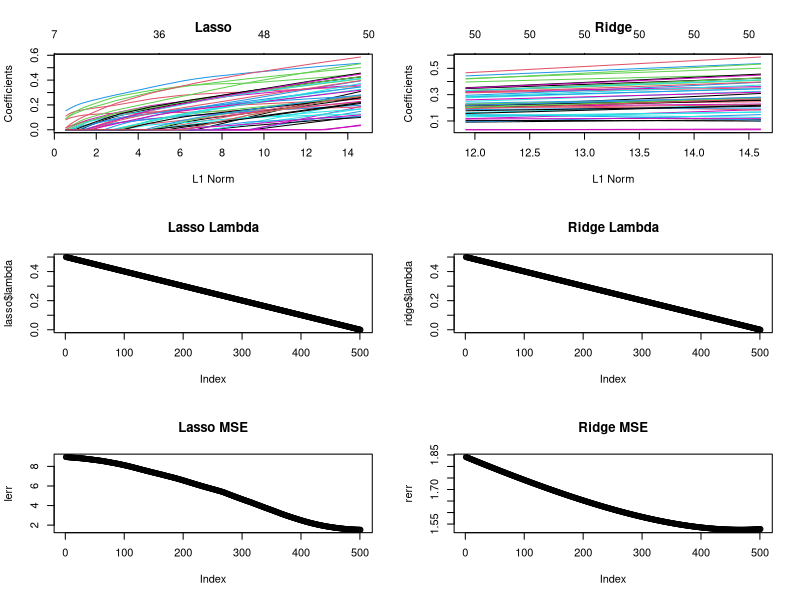
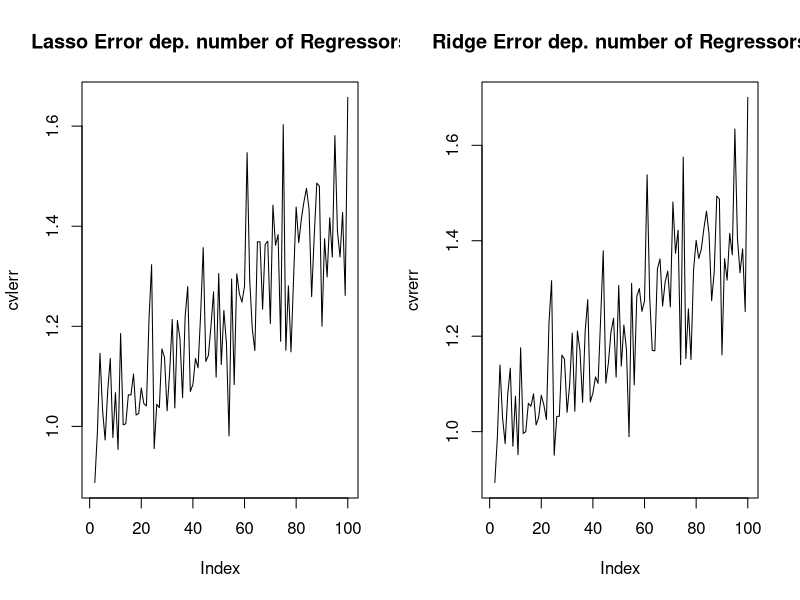
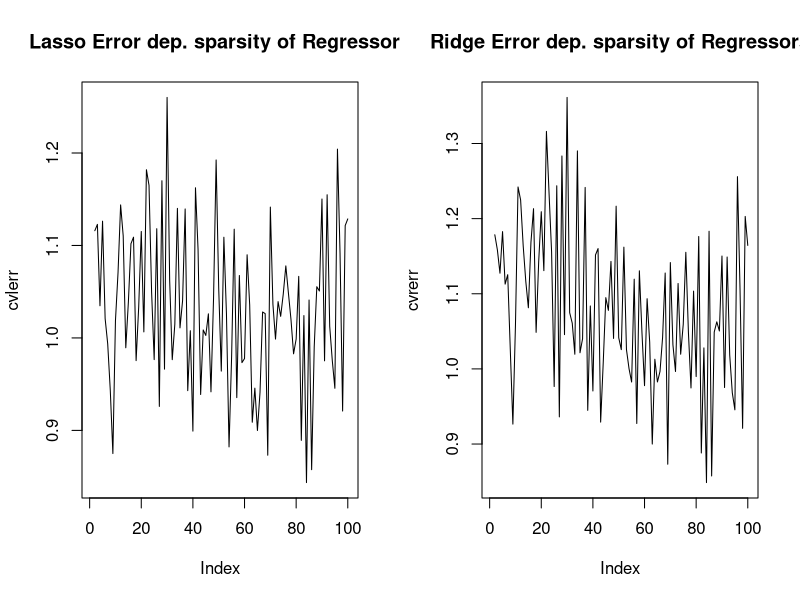

The R script that drew these images, in order:
#####################################################################
###   ProblemSet 04: Lasso and Ridge Regression
#####################################################################

### Preface
# clearing workspace and set wd
rm(list=ls())
cat("\014")
dev.off()

#library(plm)       # Panel Methods - regression models
library(mvtnorm)   # random draws from a multivariate normal distr.
library(MASS)       # to fit LDA and QDA analysis
library(glmnet)     # Lasso and Ridge regression
# Note: packages above require the data to be saved as a data frame

#####################################################################
###   Exercise 1

# data config
N = 300
p = 50
mu = 0

## DGP
# Variance-Covariance Matrix, beta vector
set.seed(123)
temp=runif(p, min = 1, max = 2)
covmat=diag(temp)
beta=runif(p, min = 0.1, max = 0.5)

# sampling data and generate y's
# X = replicate(p , rmvnorm(n = N, mu = mu, Sigma = covmat))
X = rmvnorm(N, mean = rep(mu, p), sigma = covmat)
eps = rnorm(N, 0, 1^0.5)
Y = X %*% beta + eps
#Y = sin(X %*% beta) + eps
rm(temp, eps)

## a)
# Ridge
grid <- seq(0.5, 0, by=-.001)
#grid <- 10^seq(p, -2, by = -.1)
ridge <- glmnet(X, Y, alpha = 0, lambda = grid)
summary(ridge)

# Lasso
# Note alpha=1 for lasso only and can blend with ridge penalty down to
# alpha=0 ridge only.
lasso <- glmnet(X, Y, alpha=1, lambda = grid)
summary(lasso)

## b)
# generating test data
set.seed(321)
X_test = rmvnorm(N, mean = rep(mu, p), sigma = covmat)
eps = rnorm(N, 0, 1^0.5)
Y_test = X_test %*% beta + eps
#Y_test = sin(X_test %*% beta) + eps
rm(eps)

rfit <- predict(ridge, newx=X_test)
lfit <- predict(lasso, newx=X_test)

#lerr <- apply(lfit, 2, mean((Y_test-lfit)^2))
#rerr <- apply(rfit, 2, mean((Y_test-rfit)^2))
lerr <- c(rep(NaN, ncol(lfit)))
rerr <- c(rep(NaN, ncol(rfit)))
for (i in 1:ncol(lfit)){
  lerr[i] <- mean((Y_test-lfit[,i])^2)
  rerr[i] <- mean((Y_test-rfit[,i])^2)
  }

par(mfrow=c(3,2))
plot(lasso, main="Lasso")
plot(ridge, main="Ridge")
plot(lasso$lambda, main="Lasso Lambda")
plot(ridge$lambda, main="Ridge Lambda")
plot(lerr, main="Lasso MSE")
plot(rerr, main="Ridge MSE")


## c)
# set s = optimal lambda to optimize cross-validation
cvridge <- cv.glmnet(X, Y, alpha = 0, lambda = grid)
cvlasso <- cv.glmnet(X, Y, alpha=1, lambda = grid)

opt_rlambda <- cvridge$lambda.min
opt_llambda <- cvlasso$lambda.min
cvrfit <- predict(cvridge, s = opt_rlambda, newx = X_test)
cvlfit <- predict(cvlasso, s = opt_llambda, newx = X_test)

cvlerr <- mean((Y_test-cvlfit)^2)
cvrerr <- mean((Y_test-cvrfit)^2)

paste("CV - MSE Ridge Regression is:", format(cvrerr, digit=4))
paste("CV - MSE Lasso Regression is:", format(cvlerr, digit=4))
paste("Difference between Ridge and Lasso is:", format((cvrerr-cvlerr), digit=4))
# Note: since our optimal lambda is zero in the Lasso, we compute simply OLS

#####################################################################
###   Exercise 2 - Simulation Study

## a)
rm(list=ls())
cat("\014")

MCN=100
cvlerr <- c(rep(NaN, MCN))
cvrerr <- c(rep(NaN, MCN))
set.seed(123)

 for (i in 2:MCN){
   # data config
   N = 300
   p = i
   mu = 0

   ## DGP
   # Variance-Covariance Matrix, beta vector
   temp=runif(p, min = 1, max = 2)
   covmat=diag(temp)
   beta=runif(p, min = 0.1, max = 0.5)

   # sampling data and generate y's
   # X = replicate(p , rmvnorm(n = N, mu = mu, Sigma = covmat))
   X = rmvnorm(N, mean = rep(mu, p), sigma = covmat)
   eps = rnorm(N, 0, 1^0.5)
   Y = X %*% beta + eps
   rm(temp, eps)
   cvridge <- cv.glmnet(X, Y, alpha = 0)
   cvlasso <- cv.glmnet(X, Y, alpha=1)

   X_test = rmvnorm(N, mean = rep(mu, p), sigma = covmat)
   eps = rnorm(N, 0, 1^0.5)
   Y_test = X_test %*% beta + eps
   rm(eps)

   opt_rlambda <- cvridge$lambda.min
   opt_llambda <- cvlasso$lambda.min
   cvrfit <- predict(cvridge, s = opt_rlambda, newx = X_test)
   cvlfit <- predict(cvlasso, s = opt_llambda, newx = X_test)

   cvlerr[i] <- mean((Y_test-cvlfit)^2)
   cvrerr[i] <- mean((Y_test-cvrfit)^2)
 }

par(mfrow=c(1,2))
plot(cvlerr, type="l", main="Lasso Error dep. number of Regressors")
plot(cvrerr, type="l", main="Ridge Error dep. number of Regressors")

### Note: Since we increase the number of regressors in the true model, we loose many degrees of freedom.
#         Hence, our estimation becomes less precise!

## b) sparsity of beta - means that the higher the sparsity the more zeros are in our beta vector
rm(list=ls())
cat("\014")

MCN=100
cvlerr <- c(rep(NaN, MCN))
cvrerr <- c(rep(NaN, MCN))
set.seed(123)

for (i in 2:MCN){
  # data config
  N = 300
  p = 50
  mu = 0

  ## DGP
  # Variance-Covariance Matrix, beta vector
  temp=runif(p, min = 1, max = 2)
  covmat=diag(temp)
  beta=runif(p, min = 0.1, max = 0.5)
  prob=i/(i^2)
  binvec=rbinom(p,1,prob)
  beta=beta*binvec

  # sampling data and generate y's
  # X = replicate(p , rmvnorm(n = N, mu = mu, Sigma = covmat))
  X = rmvnorm(N, mean = rep(mu, p), sigma = covmat)
  eps = rnorm(N, 0, 1^0.5)
  Y = X %*% beta + eps
  rm(temp, eps)
  cvridge <- cv.glmnet(X, Y, alpha = 0)
  cvlasso <- cv.glmnet(X, Y, alpha=1)

  X_test = rmvnorm(N, mean = rep(mu, p), sigma = covmat)
  eps = rnorm(N, 0, 1^0.5)
  Y_test = X_test %*% beta + eps
  rm(eps)

  opt_rlambda <- cvridge$lambda.min
  opt_llambda <- cvlasso$lambda.min
  cvrfit <- predict(cvridge, s = opt_rlambda, newx = X_test)
  cvlfit <- predict(cvlasso, s = opt_llambda, newx = X_test)

  cvlerr[i] <- mean((Y_test-cvlfit)^2)
  cvrerr[i] <- mean((Y_test-cvrfit)^2)
}

par(mfrow=c(1,2))
plot(cvlerr, type="l", main="Lasso Error dep. sparsity of Regressors")
plot(cvrerr, type="l", main="Ridge Error dep. sparsity of Regressors")

### Note: since we increase the sparsity of beta, our true model contains more coefficients which are truely zero.
#         Therefore Lasso performs better, since lasso allows estimates to be zero!
